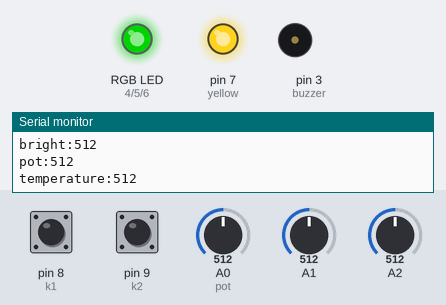
The sketch below on a simulated Arduino Uno, built with avr-gcc and run on an emulated ATmega328P. Shown: an RGB LED mixed from three pins (HIGH = lit), output pins drawn as LEDs (lit = HIGH), buzzer (waves = sounding), the last lines printed to the serial monitor. The inputs (shaded band) are chosen by the test bench; at power-on: A0 (pot) = 512, pin 8 (k1) HIGH, pin 9 (k2) HIGH, A1 = 512, A2 = 512. Dim RGB values are drawn brighter than linear.

Above: at 4.2 s.
4.3 s: A0 (pot) set to 11
At 5.5 s:
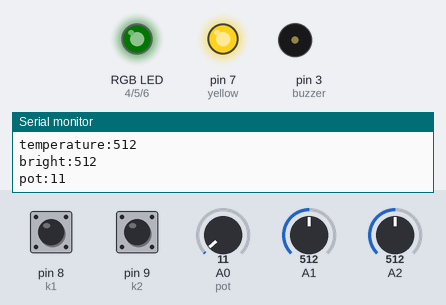
5.8 s: A0 (pot) set to 8
7.3 s: pin 8 (k1) pulled LOW for 0.15 s
At 7.4 s:
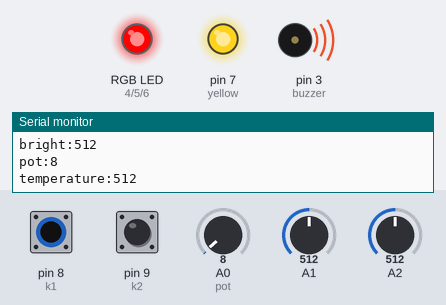
8.9 s: pin 9 (k2) pulled LOW for 0.15 s
At 9.01 s:
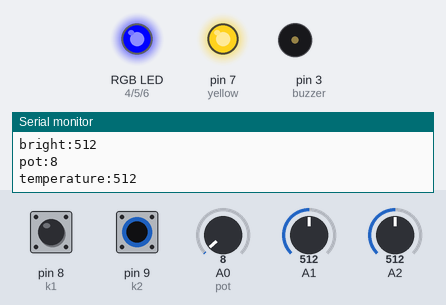
10.5 s: A0 (pot) set to 716
At 11.0 s:
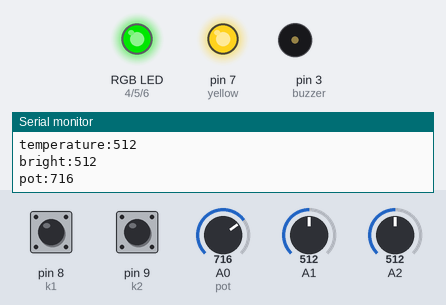
12.0 s: pin 8 (k1) pulled LOW for 1 s
At 12.4 s:
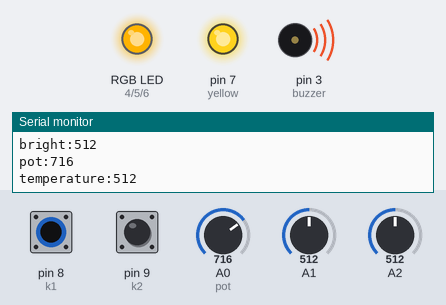
Timing chart, 0 to 15.0 s (numbered marks = the images above; inputs shaded):
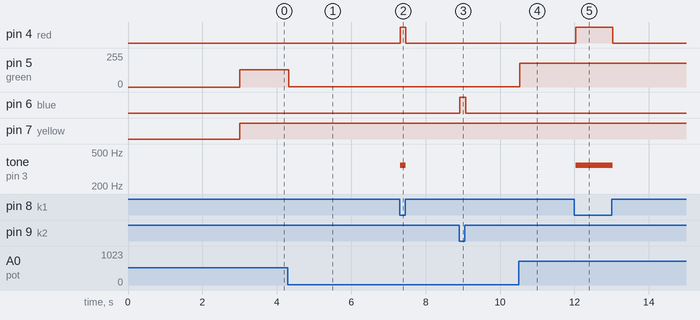

The sketch:

os1_leds.ino
```cpp
//===================================================================================
// Template v 001
//===================================================================================
// ----- global define ----------------------------------------------
//
// ----- libraries --------------------------------------------------
// #include <NewPing.h>
// ----- constant pin -----------------------------------------------
#define red 4    // 3,5,6,9,10,11
#define green 5
#define blue 6
#define yellow 7
#define k1 8
#define k2 9
#define buzzer 3
#define pot A0
#define temperature A1
#define bright A2
// ----- constant common --------------------------------------------
// const float pi = 3.14;
// ----- variables --------------------------------------------------
// int count = 0;
// ----- prepare hardware -------------------------------------------
// Servo servo1;
// ==================================================================
// functions common -------------------------------------------------
// void control() {}
// ==================================================================
void setup() {
  // Serial monitor -------------------------------------------------
  Serial.begin(9600); delay(3000);
  // ----- prepare pins ---------------------------------------------
  pinMode(yellow, OUTPUT);
  pinMode(green, OUTPUT);
  pinMode(red, OUTPUT);
  pinMode(blue, OUTPUT);
  pinMode(k1, INPUT_PULLUP);
  pinMode(k2, INPUT_PULLUP);
  pinMode(buzzer, OUTPUT);
  // ----- prepare variable -----------------------------------------
  //
  // ----- prepare hardware -----------------------------------------
  // servo.attach();
} // ================================================================
void loop() { // ----- work programm -----------------------------------------
  digitalWrite(yellow, 1);
  if (digitalRead(k1) == 0)     {
    digitalWrite(red, 1);
    tone(buzzer, 350);
  }
  else     {
    digitalWrite(red, 0);
    noTone(buzzer);
  }

  if (digitalRead(k2) == 0)     digitalWrite(blue, 1);
  else     digitalWrite(blue, 0);

  Serial.print("pot:");
  Serial.println(analogRead(A0));
  Serial.print("temperature:");
  Serial.println(analogRead(A1));
  Serial.print("bright:");
  Serial.println(analogRead(A2));
  analogWrite(green, analogRead(pot)/4);
} // ================================================================
```

Measured:
- after the input at 4.3 s, pin 5 (green): 128/255 → 2/255 at once
- after the input at 7.3 s, pin 4 (red): LOW → HIGH at once, → LOW 0.15 s later; tone on pin 3 (buzzer): silent → 350 Hz at once, → silent 0.15 s later
- after the input at 8.9 s, pin 6 (blue): LOW → HIGH at once, → LOW 0.15 s later
- after the input at 10.5 s, pin 5 (green): 2/255 → 179/255 at once
- after the input at 12.0 s, pin 4 (red): LOW → HIGH at once, → LOW 0.99 s later; tone on pin 3 (buzzer): silent → 350 Hz at once, → silent 0.99 s later
